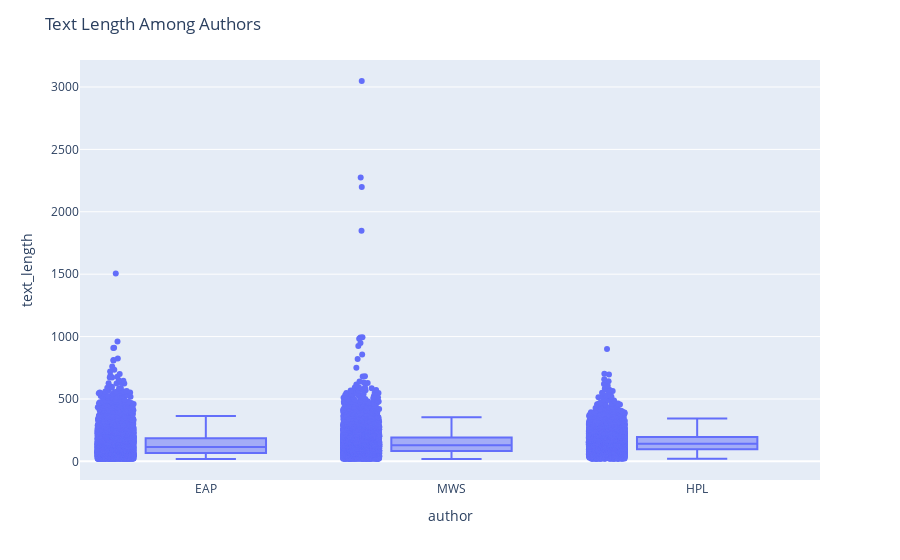
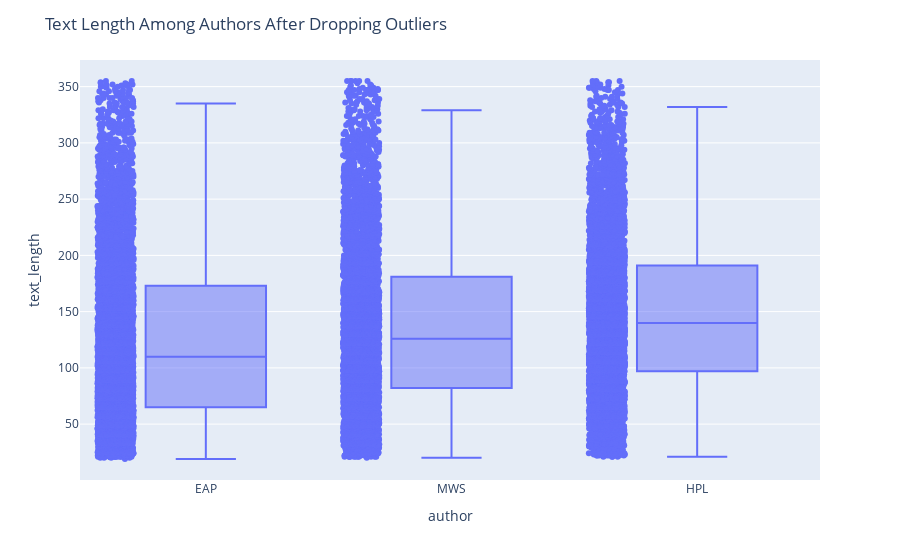

The notebook cell saved with these charts, in order:
### Code cell
# descriptive stats on the text columns of the dataframe
# add a column for text length
data = data.withColumn('text_length', length(data['text']))


# descriptive stats on text length
desc_stats=data.groupBy('author') \
    .agg(
        func.count('*').alias('text_count'),
        func.min('text_length').alias('min_text_length'),
        func.max('text_length').alias('max_text_length'),
        func.avg('text_length').alias('avg_text_length')
    
)
desc_stats.show()

# # rows where text length are 21 exactly.
# print("Rows where the text length is '21' exactly.")
# data.select('*').filter(col("text_length")==21).show(truncate=False)

# descriptive stats for entire dataframe
summary_stats = data.describe()


# deal with null values
data = data.na.drop()

import plotly.express as px

df = data.toPandas()

#  Plot data in a box and whiskers chart
fig = px.box(df, x="author", y="text_length", points="all")
fig.update_layout(title='Text Length Among Authors')
fig.show()

# using 1.5 * IQR to drop outliers
q1, q3 = data.approxQuantile('text_length', [0.25, 0.75], 0)
iqr = q3 - q1

lower_bound = q1 - 1.5 * iqr
upper_bound = q3 + 1.5 * iqr

# filter out outliers more than 1.5 IQR from central tendency
data = data.filter(
    (col("text_length") <=  upper_bound) & (col("text_length") >=  lower_bound)
)

df = data.toPandas()

#  Plot data after dropping outliers in a box and whiskers chart
fig = px.box(df, x="author", y="text_length", points="all")
fig.update_layout(title='Text Length Among Authors After Dropping Outliers')
fig.show()

### Figure 1 — Plotly figure (JSON) as saved in the notebook; plotly's stock layout.template omitted (floating-point values rounded to 4 significant figures; data arrays with more than 128 entries replaced by an {"elided": "..."} marker saying what was removed)
{"data": [{"alignmentgroup": "True", "boxpoints": "all", "hovertemplate": "author=%{x}<br>text_length=%{y}<extra></extra>", "legendgroup": "", "marker": {"color": "#636efa"}, "name": "", "notched": false, "offsetgroup": "", "orientation": "v", "showlegend": false, "type": "box", "x": {"elided": "17009 str values"}, "x0": " ", "xaxis": "x", "y": {"elided": "17009 int values"}, "y0": " ", "yaxis": "y"}], "layout": {"boxmode": "group", "legend": {"tracegroupgap": 0}, "margin": {"t": 60}, "title": {"text": "Text Length Among Authors"}, "xaxis": {"anchor": "y", "domain": [0, 1], "title": {"text": "author"}}, "yaxis": {"anchor": "x", "domain": [0, 1], "title": {"text": "text_length"}}}}

### Figure 2 — Plotly figure (JSON) as saved in the notebook; plotly's stock layout.template omitted (floating-point values rounded to 4 significant figures; data arrays with more than 128 entries replaced by an {"elided": "..."} marker saying what was removed)
{"data": [{"alignmentgroup": "True", "boxpoints": "all", "hovertemplate": "author=%{x}<br>text_length=%{y}<extra></extra>", "legendgroup": "", "marker": {"color": "#636efa"}, "name": "", "notched": false, "offsetgroup": "", "orientation": "v", "showlegend": false, "type": "box", "x": {"elided": "16385 str values"}, "x0": " ", "xaxis": "x", "y": {"elided": "16385 int values"}, "y0": " ", "yaxis": "y"}], "layout": {"boxmode": "group", "legend": {"tracegroupgap": 0}, "margin": {"t": 60}, "title": {"text": "Text Length Among Authors After Dropping Outliers"}, "xaxis": {"anchor": "y", "domain": [0, 1], "title": {"text": "author"}}, "yaxis": {"anchor": "x", "domain": [0, 1], "title": {"text": "text_length"}}}}
